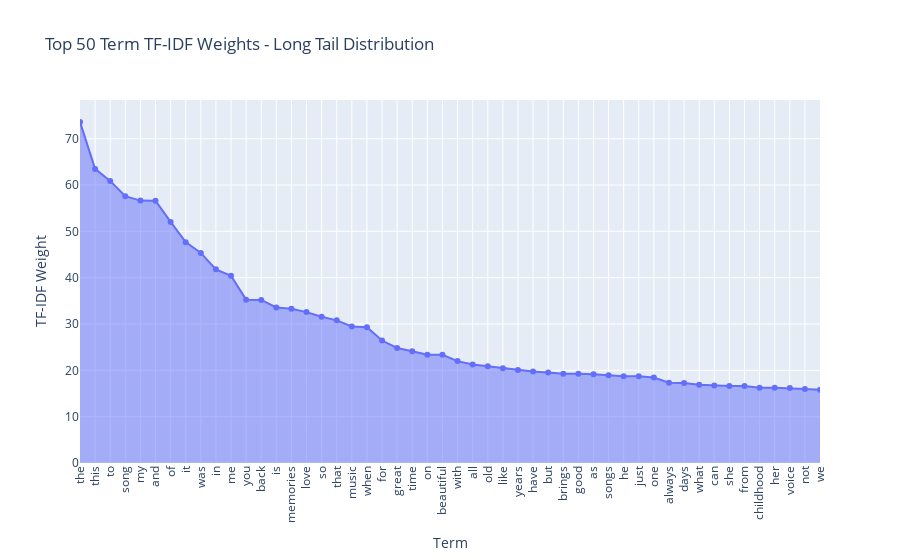

Source (notebook cell):
### Code cell
num_terms_to_show = 50

# 計算 TF-IDF 權重總和
term_frequencies_tfidf = np.asarray(X_tfidf.sum(axis=0)).flatten()

# 生成 DataFrame，並按照 TF-IDF 權重降序排列，僅選取前 num_terms_to_show 個詞
data = pd.DataFrame({
    'Term': vectorizer.get_feature_names_out(),
    'TF-IDF Weight': term_frequencies_tfidf
}).nlargest(num_terms_to_show, 'TF-IDF Weight')  # 取前 50 個高 TF-IDF 權重的詞語

# 使用 Plotly Express 繪製長尾分布圖
fig = px.line(data, x='Term', y='TF-IDF Weight', title=f'Top {num_terms_to_show} Term TF-IDF Weights - Long Tail Distribution')

fig.update_traces(mode='lines+markers', fill='tozeroy')  # 填充下方區域
fig.update_layout(xaxis_tickangle=-90)  # x 軸標籤旋轉 -90 度

# 顯示圖表
fig.show()

### Figure 1 — Plotly figure (JSON) as saved in the notebook; plotly's stock layout.template omitted (floating-point values rounded to 4 significant figures)
{"data": [{"fill": "tozeroy", "hovertemplate": "Term=%{x}<br>TF-IDF Weight=%{y}<extra></extra>", "legendgroup": "", "line": {"color": "#636efa", "dash": "solid"}, "marker": {"symbol": "circle"}, "mode": "lines+markers", "name": "", "orientation": "v", "showlegend": false, "type": "scatter", "x": ["the", "this", "to", "song", "my", "and", "of", "it", "was", "in", "me", "you", "back", "is", "memories", "love", "so", "that", "music", "when", "for", "great", "time", "on", "beautiful", "with", "all", "old", "like", "years", "have", "but", "brings", "good", "as", "songs", "he", "just", "one", "always", "days", "what", "can", "she", "from", "childhood", "her", "voice", "not", "we"], "xaxis": "x", "y": [73.62, 63.48, 60.89, 57.59, 56.63, 56.59, 52.04, 47.67, 45.34, 41.8, 40.42, 35.26, 35.2, 33.56, 33.29, 32.57, 31.58, 30.79, 29.49, 29.3, 26.43, 24.82, 24.11, 23.35, 23.35, 21.99, 21.25, 20.88, 20.48, 20.06, 19.76, 19.54, 19.28, 19.24, 19.18, 18.93, 18.74, 18.72, 18.45, 17.32, 17.25, 16.88, 16.73, 16.62, 16.62, 16.25, 16.24, 16.17, 15.98, 15.82], "yaxis": "y"}], "layout": {"legend": {"tracegroupgap": 0}, "title": {"text": "Top 50 Term TF-IDF Weights - Long Tail Distribution"}, "xaxis": {"anchor": "y", "domain": [0, 1], "tickangle": -90, "title": {"text": "Term"}}, "yaxis": {"anchor": "x", "domain": [0, 1], "title": {"text": "TF-IDF Weight"}}}}
